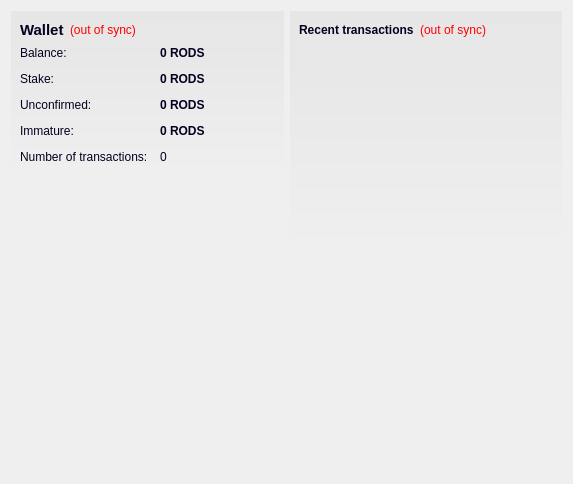
<?xml version="1.0" encoding="UTF-8"?>
<ui version="4.0">
 <class>OverviewPage</class>
 <widget class="QWidget" name="OverviewPage">
  <property name="geometry">
   <rect>
    <x>0</x>
    <y>0</y>
    <width>573</width>
    <height>484</height>
   </rect>
  </property>
  <property name="windowTitle">
   <string>Form</string>
  </property>
  <property name="autoFillBackground">
   <bool>true</bool>
  </property>
  <property name="styleSheet">
   <string notr="true">#OverviewPage { color: #rgb(78, 187, 57); }</string>
  </property>
  <property name="locale">
   <locale language="English" country="UnitedStates"/>
  </property>
  <layout class="QHBoxLayout" name="horizontalLayout" stretch="1,1">
   <item>
    <layout class="QVBoxLayout" name="verticalLayout_2">
     <item>
      <widget class="QFrame" name="frame">
       <property name="styleSheet">
        <string notr="true">#frame { background-color: qlineargradient(spread:pad, x1:0, y1:0, x2:0, y2:1, stop:0 rgba(0,0,0,10), stop:1.0 rgba(0,0,0,0)); }</string>
       </property>
       <layout class="QVBoxLayout" name="verticalLayout_4">
        <item>
         <layout class="QHBoxLayout" name="horizontalLayout_4">
          <item>
           <widget class="QLabel" name="label_5">
            <property name="font">
             <font>
              <pointsize>11</pointsize>
              <weight>75</weight>
              <bold>true</bold>
             </font>
            </property>
            <property name="styleSheet">
             <string notr="true">color: #05001f;</string>
            </property>
            <property name="text">
             <string>&lt;html&gt;&lt;head/&gt;&lt;body&gt;&lt;p&gt;&lt;span style=&quot; color:#05001f;&quot;&gt;Wallet&lt;/span&gt;&lt;/p&gt;&lt;/body&gt;&lt;/html&gt;</string>
            </property>
           </widget>
          </item>
          <item>
           <widget class="QLabel" name="labelWalletStatus">
            <property name="toolTip">
             <string>The displayed information may be out of date. Your wallet automatically synchronizes with the Plutonium network after a connection is established, but this process has not completed yet.</string>
            </property>
            <property name="styleSheet">
             <string notr="true">QLabel { color: red; }</string>
            </property>
            <property name="text">
             <string notr="true">(out of sync)</string>
            </property>
            <property name="alignment">
             <set>Qt::AlignLeading|Qt::AlignLeft|Qt::AlignVCenter</set>
            </property>
           </widget>
          </item>
          <item>
           <spacer name="horizontalSpacer_2">
            <property name="orientation">
             <enum>Qt::Horizontal</enum>
            </property>
            <property name="sizeHint" stdset="0">
             <size>
              <width>40</width>
              <height>20</height>
             </size>
            </property>
           </spacer>
          </item>
         </layout>
        </item>
        <item>
         <layout class="QFormLayout" name="formLayout_2">
          <property name="fieldGrowthPolicy">
           <enum>QFormLayout::AllNonFixedFieldsGrow</enum>
          </property>
          <property name="horizontalSpacing">
           <number>12</number>
          </property>
          <property name="verticalSpacing">
           <number>12</number>
          </property>
          <item row="0" column="0">
           <widget class="QLabel" name="label">
            <property name="styleSheet">
             <string notr="true">color: #05001f;</string>
            </property>
            <property name="text">
             <string>Balance:</string>
            </property>
           </widget>
          </item>
          <item row="0" column="1">
           <widget class="QLabel" name="labelBalance">
            <property name="font">
             <font>
              <weight>75</weight>
              <bold>true</bold>
             </font>
            </property>
            <property name="cursor">
             <cursorShape>IBeamCursor</cursorShape>
            </property>
            <property name="toolTip">
             <string>Your current balance</string>
            </property>
            <property name="styleSheet">
             <string notr="true">color: #05001f;</string>
            </property>
            <property name="text">
             <string notr="true">0 RODS</string>
            </property>
            <property name="textInteractionFlags">
             <set>Qt::LinksAccessibleByMouse|Qt::TextSelectableByKeyboard|Qt::TextSelectableByMouse</set>
            </property>
           </widget>
          </item>
          <item row="1" column="0">
           <widget class="QLabel" name="label_6">
            <property name="styleSheet">
             <string notr="true">color: #05001f;</string>
            </property>
            <property name="text">
             <string>Stake:</string>
            </property>
           </widget>
          </item>
          <item row="1" column="1">
           <widget class="QLabel" name="labelStake">
            <property name="font">
             <font>
              <weight>75</weight>
              <bold>true</bold>
             </font>
            </property>
            <property name="cursor">
             <cursorShape>IBeamCursor</cursorShape>
            </property>
            <property name="toolTip">
             <string>Total of coins that was staked, and do not yet count toward the current balance</string>
            </property>
            <property name="styleSheet">
             <string notr="true">color: #05001f;</string>
            </property>
            <property name="text">
             <string notr="true">0 RODS</string>
            </property>
            <property name="textInteractionFlags">
             <set>Qt::LinksAccessibleByMouse|Qt::TextSelectableByKeyboard|Qt::TextSelectableByMouse</set>
            </property>
           </widget>
          </item>
          <item row="2" column="0">
           <widget class="QLabel" name="label_3">
            <property name="styleSheet">
             <string notr="true">color: #05001f;</string>
            </property>
            <property name="text">
             <string>&lt;html&gt;&lt;head/&gt;&lt;body&gt;&lt;p&gt;&lt;span style=&quot; color:#05001f;&quot;&gt;Unconfirmed:&lt;/span&gt;&lt;/p&gt;&lt;/body&gt;&lt;/html&gt;</string>
            </property>
           </widget>
          </item>
          <item row="2" column="1">
           <widget class="QLabel" name="labelUnconfirmed">
            <property name="font">
             <font>
              <weight>75</weight>
              <bold>true</bold>
             </font>
            </property>
            <property name="cursor">
             <cursorShape>IBeamCursor</cursorShape>
            </property>
            <property name="toolTip">
             <string>Total of transactions that have yet to be confirmed, and do not yet count toward the current balance</string>
            </property>
            <property name="styleSheet">
             <string notr="true">color: #05001f;</string>
            </property>
            <property name="text">
             <string notr="true">0 RODS</string>
            </property>
            <property name="textInteractionFlags">
             <set>Qt::LinksAccessibleByMouse|Qt::TextSelectableByKeyboard|Qt::TextSelectableByMouse</set>
            </property>
           </widget>
          </item>
          <item row="3" column="0">
           <widget class="QLabel" name="labelImmatureText">
            <property name="styleSheet">
             <string notr="true">color: #05001f;</string>
            </property>
            <property name="text">
             <string>Immature:</string>
            </property>
           </widget>
          </item>
          <item row="3" column="1">
           <widget class="QLabel" name="labelImmature">
            <property name="font">
             <font>
              <weight>75</weight>
              <bold>true</bold>
             </font>
            </property>
            <property name="toolTip">
             <string>Mined balance that has not yet matured</string>
            </property>
            <property name="styleSheet">
             <string notr="true">color: #05001f;</string>
            </property>
            <property name="text">
             <string notr="true">0 RODS</string>
            </property>
            <property name="textInteractionFlags">
             <set>Qt::LinksAccessibleByMouse|Qt::TextSelectableByKeyboard|Qt::TextSelectableByMouse</set>
            </property>
           </widget>
          </item>
          <item row="4" column="0">
           <widget class="QLabel" name="label_2">
            <property name="styleSheet">
             <string notr="true">color: #05001f;</string>
            </property>
            <property name="text">
             <string>&lt;html&gt;&lt;head/&gt;&lt;body&gt;&lt;p&gt;&lt;span style=&quot; color:#05001f;&quot;&gt;Number of transactions:&lt;/span&gt;&lt;/p&gt;&lt;/body&gt;&lt;/html&gt;</string>
            </property>
           </widget>
          </item>
          <item row="4" column="1">
           <widget class="QLabel" name="labelNumTransactions">
            <property name="toolTip">
             <string>Total number of transactions in wallet</string>
            </property>
            <property name="styleSheet">
             <string notr="true">color: #05001f;</string>
            </property>
            <property name="text">
             <string notr="true">&lt;html&gt;&lt;head/&gt;&lt;body&gt;&lt;p&gt;&lt;span style=&quot; color:#05001f;&quot;&gt;0&lt;/span&gt;&lt;/p&gt;&lt;/body&gt;&lt;/html&gt;</string>
            </property>
           </widget>
          </item>
         </layout>
        </item>
       </layout>
      </widget>
     </item>
     <item>
      <spacer name="verticalSpacer">
       <property name="orientation">
        <enum>Qt::Vertical</enum>
       </property>
       <property name="sizeHint" stdset="0">
        <size>
         <width>20</width>
         <height>40</height>
        </size>
       </property>
      </spacer>
     </item>
     <item>
      <widget class="QLabel" name="label_6">
       <property name="text">
        <string/>
       </property>
       <property name="pixmap">
        <pixmap resource="../bitcoin.qrc">:/images/backg</pixmap>
       </property>
       <property name="scaledContents">
        <bool>false</bool>
       </property>
       <property name="alignment">
        <set>Qt::AlignCenter</set>
       </property>
       <property name="margin">
        <number>-2</number>
       </property>
      </widget>
     </item>
    </layout>
   </item>
   <item>
    <layout class="QVBoxLayout" name="verticalLayout_3">
     <item>
      <widget class="QFrame" name="frame_2">
       <property name="styleSheet">
        <string notr="true">#frame_2 { background-color: qlineargradient(spread:pad, x1:0, y1:0, x2:0, y2:1, stop:0 rgba(0,0,0,10), stop:1.0 rgba(0,0,0,0)); }</string>
       </property>
       <layout class="QVBoxLayout" name="verticalLayout">
        <item>
         <layout class="QHBoxLayout" name="horizontalLayout_2">
          <item>
           <widget class="QLabel" name="label_4">
            <property name="styleSheet">
             <string notr="true">color: #05001f;</string>
            </property>
            <property name="text">
             <string>&lt;html&gt;&lt;head/&gt;&lt;body&gt;&lt;p&gt;&lt;span style=&quot; font-weight:600; color:#05001f;&quot;&gt;Recent transactions&lt;/span&gt;&lt;/p&gt;&lt;/body&gt;&lt;/html&gt;</string>
            </property>
           </widget>
          </item>
          <item>
           <widget class="QLabel" name="labelTransactionsStatus">
            <property name="toolTip">
             <string>The displayed information may be out of date. Your wallet automatically synchronizes with the Plutonium network after a connection is established, but this process has not completed yet.</string>
            </property>
            <property name="styleSheet">
             <string notr="true">QLabel { color: red; }</string>
            </property>
            <property name="text">
             <string notr="true">(out of sync)</string>
            </property>
            <property name="alignment">
             <set>Qt::AlignRight|Qt::AlignTrailing|Qt::AlignVCenter</set>
            </property>
           </widget>
          </item>
          <item>
           <spacer name="horizontalSpacer">
            <property name="orientation">
             <enum>Qt::Horizontal</enum>
            </property>
            <property name="sizeHint" stdset="0">
             <size>
              <width>40</width>
              <height>20</height>
             </size>
            </property>
           </spacer>
          </item>
         </layout>
        </item>
        <item>
         <widget class="QListView" name="listTransactions">
          <property name="styleSheet">
           <string notr="true">QListView { background: transparent; color: rgb(5, 0, 31)}</string>
          </property>
          <property name="frameShape">
           <enum>QFrame::NoFrame</enum>
          </property>
          <property name="verticalScrollBarPolicy">
           <enum>Qt::ScrollBarAlwaysOff</enum>
          </property>
          <property name="horizontalScrollBarPolicy">
           <enum>Qt::ScrollBarAlwaysOff</enum>
          </property>
          <property name="selectionMode">
           <enum>QAbstractItemView::NoSelection</enum>
          </property>
         </widget>
        </item>
       </layout>
      </widget>
     </item>
     <item>
      <spacer name="verticalSpacer_2">
       <property name="orientation">
        <enum>Qt::Vertical</enum>
       </property>
       <property name="sizeHint" stdset="0">
        <size>
         <width>20</width>
         <height>40</height>
        </size>
       </property>
      </spacer>
     </item>
    </layout>
   </item>
  </layout>
 </widget>
 <resources>
  <include location="../bitcoin.qrc"/>
 </resources>
 <connections/>
</ui>
